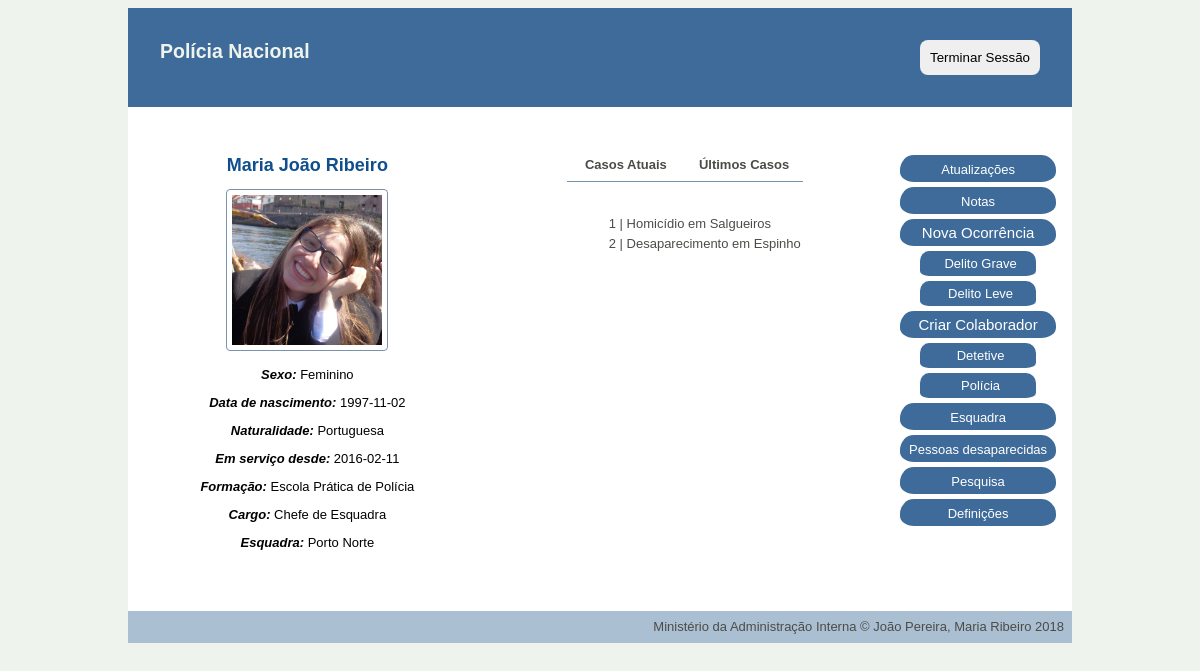
The page /pages/main.php (signed in) on the database its author committed.
### tables this page shows
CREATE TABLE personnel (
    username VARCHAR PRIMARY KEY,
    password VARCHAR NOT NULL,
    email VARCHAR(320) NOT NULL, -- 64 characters for local part + @ + 255 for domain name
    fullname VARCHAR(128) NOT NULL,
    gender VARCHAR NOT NULL,
    birthdate date NOT NULL,
    naturality VARCHAR NOT NULL,
    start_service date NOT NULL,
    school VARCHAR REFERENCES schools NOT NULL,
    position VARCHAR REFERENCES positions NOT NULL,
    station INTEGER REFERENCES stations,
    profile_pic VARCHAR
);

CREATE TABLE stations (
    id INTEGER PRIMARY KEY,
    name VARCHAR NOT NULL,
    city VARCHAR NOT NULL,
    adress VARCHAR NOT NULL,
    chief VARCHAR REFERENCES personnel
);

CREATE TABLE occurrences (
    id INTEGER PRIMARY KEY,
    type integer REFERENCES occ_type NOT NULL,
    title VARCHAR NOT NULL,
    chief_detective VARCHAR REFERENCES personnel,
    state VARCHAR REFERENCES states NOT NULL ,
    oppening_date date NOT NULL,
    location VARCHAR NOT NULL,
    description VARCHAR NOT NULL,
    station VARCHAR REFERENCES stations NOT NULL
);

### database/connection.php (called while the page is built, shortened)
<?php $db = new PDO('sqlite:../database/database.db');
function getUserByUsername($username) {
  global $db;
  $query = $db->prepare('SELECT * FROM personnel WHERE username = ?');
  $query->execute(array($username));
  return $query->fetch();
}
function GetOccurrencesByStation($station) {
  global $db;
  $query = $db->prepare('SELECT * FROM occurrences WHERE station=? ');
  $query->execute(array($station));
  return $query->fetchAll();
}
function GetStationByID($id){
  global $db;
  $query = $db->prepare('SELECT * FROM stations WHERE id = ?');
  $query->execute([$id]);
  return $query->fetch();
}

### pages/main.php (the view, shortened to what this page needs)
 <?php
include_once('../database/connection.php');
$username = $_SESSION['username'];
?>
<!DOCTYPE html>
<html>
<head>
    <link href="../css/style.css" rel="stylesheet">
    <link href="../css/layout.css" rel="stylesheet">
</head>
<div class="container">
<?php include_once('../common/header_aside.php'); ?>
<body>
    <div id="left">
        <h1><?php echo $user['fullname']?></h1>
        <p> <?php if (isset($user['profile_pic'])) { ?>
            <img src="../profile_pic/<?=$username?>.jpg">
        <?php }else{?>
            <img src="../profile_pic/default/avatar.jpg">
        <?php }?></p>
        <p> <i> Sexo: </i> <?php echo $user['gender'] ?></p>
        <p> <i> Data de nascimento: </i> <?php echo $user['birthdate'] ?>  </p>
        <p> <i> Naturalidade:  </i><?php echo $user['naturality'] ?> </p>
        <p> <i> Em serviço desde: </i> <?php echo $user['start_service'] ?> </p>
        <p> <i> Formação: </i> <?php echo $user['school'] ?> </p>
        <p> <i> Cargo:  </i><?php echo $user['position'] ?> </p>
        <?php if ($user['position']!="Diretor Nacional"){?>
            <p> <i> Esquadra: </i> <?php echo $station['name'] ?></a></p>
        <?php } ?>
    </div>
    <?php if ($user['position']=='Diretor Nacional'){
        $occurrences=GetAllOccurrences();
    }elseif ($user['position']=='Chefe de Esquadra'){
        $occurrences=GetOccurrencesByStation($station['id']);
    }elseif ($user['position']=='Detetive'){
        $occurrences=GetOccurrencesByUsernameAndMinorOccurrences($username,$station['id']);
    }elseif ($user['position']=='Polícia'){
        $occurrences=GetOccurrencesByUsername($username);
    }
    if (!empty($occurrences)) { ?>
       <div id="right">
                <ul id="tab">
                    <li><a href="main.php">Casos Atuais</a></li>
                    <li><a href="main.php?work=past">Últimos Casos</a></li>
                </ul>
            <?php if (isset($work)) { ?>
                <div id="past_work">
                    <ul>
                        <?php foreach($occurrences as $occurrence) { ?>
                            <?php if ($occurrence['state']=='Fechado' or $occurrence['state']=='Arquivado') { ?>
                                <?php echo "<div id='each'> <li> <a href='single_occurrence.php?id=" . $occurrence['id'] . "'>" . $occurrence['id'] . " | " . $occurrence['title'] . "</a></li> </div>" ; ?>                             <? } ?>
                            <? } ?>
                    </ul>
                </div>
            <?php } else { ?>
                <div id="current_work">
                    <ul>
                        <?php foreach($occurrences as $occurrence) { ?>
                            <?php if ($occurrence['state']=='Aberto') {?>
                                <?php echo "<div id='each'> <li><a href='single_occurrence.php?id=" . $occurrence['id'] . "'>" . $occurrence['id'] . " | " . $occurrence['title'] . "</a></li> </div>" ; ?>
                            <? } ?>
                        <? } ?>
                    </ul>
                </div>
            <? } ?>
        </div>
    <? } ?>
</body>
<?php include_once('../common/footer.php'); ?>
</div>
</html>

### css/style.css (style rules this page uses)
html { background-color:#EEF4ED; margin:auto; width: 80%; font-family: Arial, Helvetica, sans-serif; }
img { border: 1px solid #7A93AC; border-radius: 4px; padding: 5px; width: 150px; }
li { list-style-type: none; }
a { color: black; text-decoration: none; font-size: small; }
#left { padding:3em; text-align:center; }
#right { padding:3em; }
#right li a { color: #4C4C47; }
h1 { margin:0; margin-bottom:0.5em; font-size: large; color: rgb(16, 79, 141); }
p { font-size: small; }
#tab { margin: 0; padding-top: 0; padding-bottom: 0.5em; padding-left: 0; margin-right: 2em; margin-left: 2em; border-bottom-style: solid; border-width: 0.5px; border-color:#7A93AC; text-align: center; font-weight: bold; }
#current_work { margin:2em; }
#each { padding: 0; margin:2px; }
i { font-weight: bold; }

### css/layout.css (style rules this page uses)
.container { display: grid; background-color:white; grid-template-columns: 38% 42% 20% ; grid-template-areas: 'header header header' 'body body right_bar' 'footer footer footer'; }
#tab { display: flex; flex-direction: row; }
#tab li { display: block; flex: 1; }

### rows shown on the page
personnel: fullname "Maria João Ribeiro", gender "Feminino", birthdate "1997-11-02", naturality "Portuguesa", start_service "2016-02-11", school "Escola Prática de Polícia", position "Chefe de Esquadra"
stations: name "Porto Norte"
occurrences: id "1", title "Homicídio em Salgueiros"
occurrences: id "2", title "Desaparecimento em Espinho"
